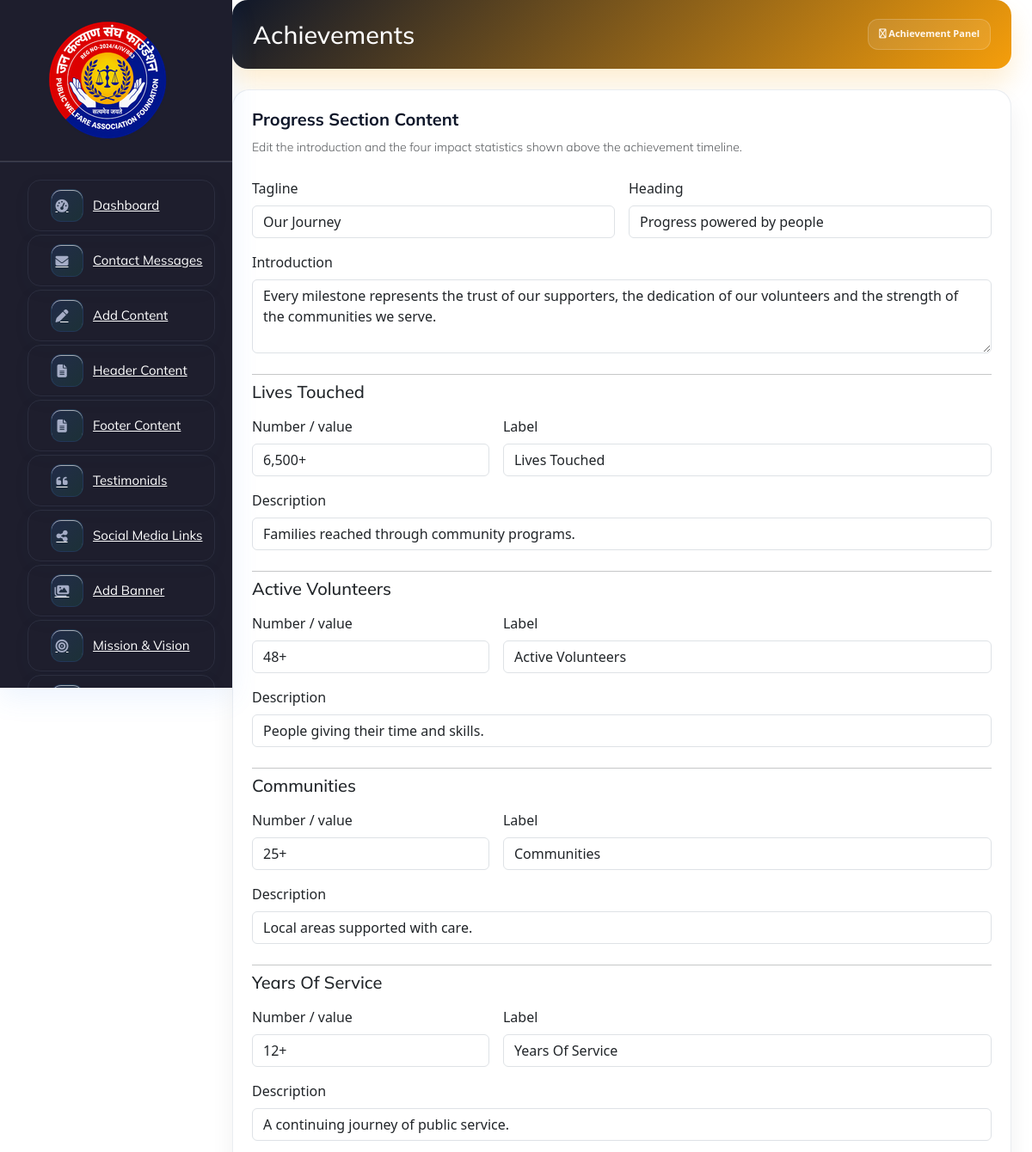
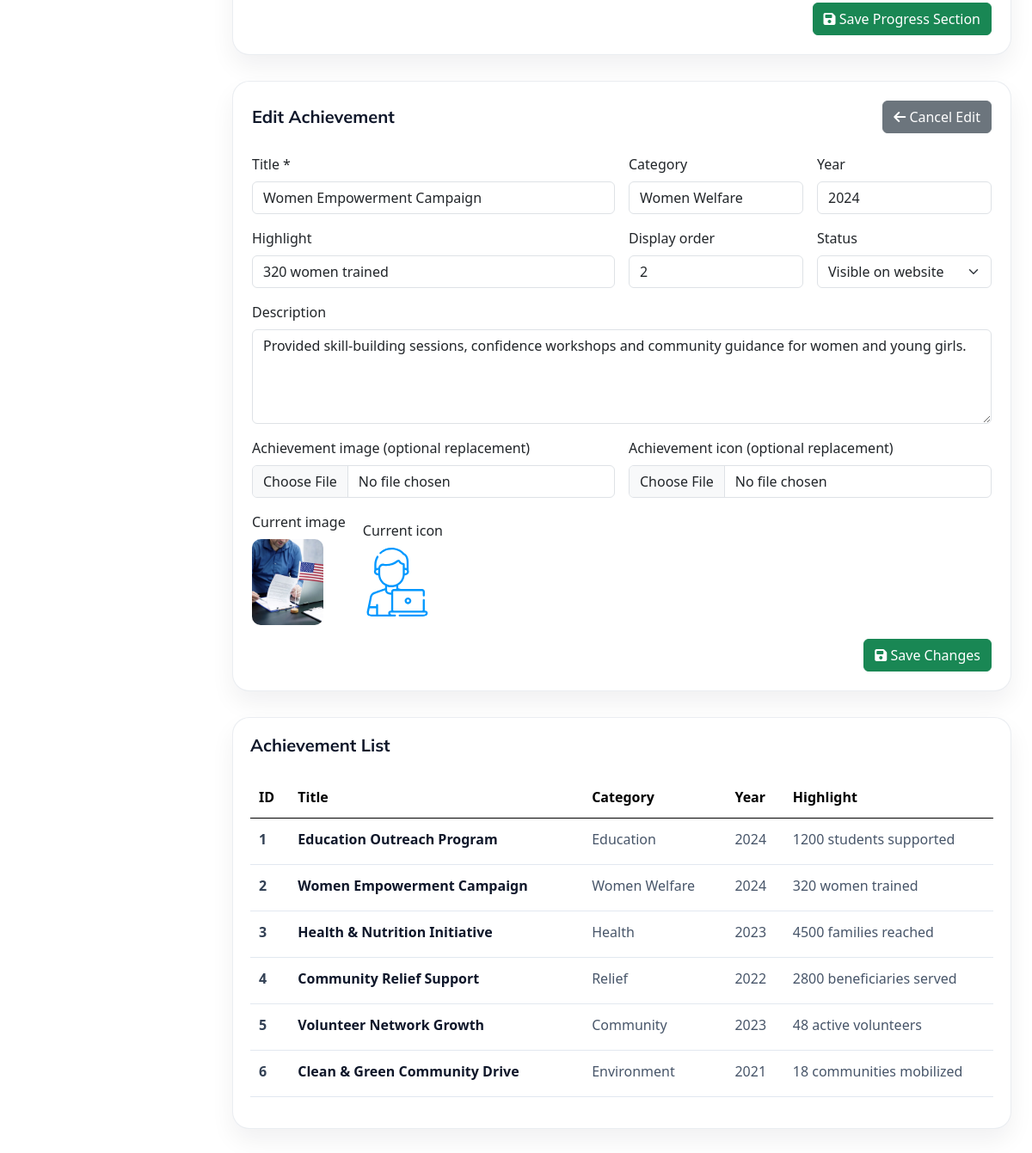
Screenshot of /admin/achievements.php?edit=2 (signed in) with the database file from the repository (2 pictures, top to bottom).
### tables this page shows
CREATE TABLE IF NOT EXISTS achievements (
  id          INT AUTO_INCREMENT PRIMARY KEY,
  title       VARCHAR(255) NOT NULL,
  description TEXT         NULL,
  category    VARCHAR(80)  NULL,
  year        VARCHAR(10)  NULL,
  highlight   VARCHAR(160) NULL,
  image       VARCHAR(255) NULL,
  icon        VARCHAR(255) NULL,
  sort_order  INT          NOT NULL DEFAULT 0,
  status      TINYINT(1)   NOT NULL DEFAULT 1,
  created_at  TIMESTAMP    NOT NULL DEFAULT CURRENT_TIMESTAMP,
  updated_at  TIMESTAMP    NOT NULL DEFAULT CURRENT_TIMESTAMP ON UPDATE CURRENT_TIMESTAMP,
  KEY idx_order (status, sort_order)
);

### admin/achievements.php (the view, shortened to what the rows shown need)
<?php
require_once __DIR__ . '/../includes/functions.php';
$editId = filter_input(INPUT_GET, 'edit', FILTER_VALIDATE_INT);
$selected = null;
if ($editId !== null && $editId !== false) {
    $selected = row('SELECT * FROM achievements WHERE id = ?', [$editId]);
}
$achievements = rows(
    'SELECT id, title, description, category, year, highlight, image, icon, sort_order, status
       FROM achievements
      ORDER BY sort_order ASC, id ASC'
);
?>
<!DOCTYPE html>
<html lang="en">
<?php include_once __DIR__ . '/header.php'; ?>
<body class="crm_body_bg">
    <section class="main_content dashboard_part large_header_bg" style="padding:24px;">
        <div class="container-fluid g-0">
            <div class="white_card mb_30" style="background:#fff; border-radius:20px; box-shadow:0 14px 28px rgba(15,23,42,.06); border:1px solid rgba(148,163,184,.2);">
                <div class="white_card_body" style="padding:22px;">
                    <form method="post" enctype="multipart/form-data">
                        <div class="row g-3">
                            <div class="col-lg-6">
                                <label for="achievement-title" class="form-label">Title *</label>
                                <input id="achievement-title" class="form-control" name="title" maxlength="255" value="<?= e($selected['title'] ?? '') ?>" required>
                            </div>
                            <div class="col-lg-3">
                                <label for="achievement-category" class="form-label">Category</label>
                                <input id="achievement-category" class="form-control" name="category" maxlength="80" value="<?= e($selected['category'] ?? '') ?>">
                            </div>
                            <div class="col-lg-3">
                                <label for="achievement-year" class="form-label">Year</label>
                                <input id="achievement-year" class="form-control" name="year" maxlength="10" value="<?= e($selected['year'] ?? '') ?>">
                            </div>
                            <div class="col-lg-6">
                                <label for="achievement-highlight" class="form-label">Highlight</label>
                                <input id="achievement-highlight" class="form-control" name="highlight" maxlength="160" value="<?= e($selected['highlight'] ?? '') ?>">
                            </div>
                            <div class="col-lg-3">
                                <label for="achievement-order" class="form-label">Display order</label>
                                <input id="achievement-order" class="form-control" type="number" name="sort_order" min="0" max="999999" value="<?= e($selected['sort_order'] ?? count($achievements) + 1) ?>" required>
                            </div>
                            <div class="col-lg-3">
                                <label for="achievement-status" class="form-label">Status</label>
                                <select id="achievement-status" class="form-select" name="status">
                                    <option value="1" <?= (int) ($selected['status'] ?? 1) === 1 ? 'selected' : '' ?>>Visible on website</option>
                                </select>
                            </div>
                            <div class="col-12">
                                <label for="achievement-description" class="form-label">Description</label>
                                <textarea id="achievement-description" class="form-control" name="description" rows="4"><?= e($selected['description'] ?? '') ?></textarea>
                            </div>
                            <?php if ($selected !== null && (!empty($selected['image']) || !empty($selected['icon']))): ?>
                                <div class="col-12">
                                    <?php if (!empty($selected['image'])): ?>
                                        <div class="d-inline-block me-3">
                                            <label class="form-label">Current image</label><br>
                                            <img src="<?= e(img_url($selected['image'])) ?>" alt="<?= e($selected['title']) ?>" style="max-width:180px; max-height:100px; border-radius:10px; object-fit:cover;">
                                        </div>
                                    <?php endif; ?>
                                    <?php if (!empty($selected['icon'])): ?>
                                        <div class="d-inline-block">
                                            <label class="form-label">Current icon</label><br>
                                            <img src="<?= e(img_url($selected['icon'])) ?>" alt="<?= e($selected['title']) ?> icon" style="max-width:80px; max-height:80px; border-radius:10px; object-fit:contain;">
                                        </div>
                                    <?php endif; ?>
                                </div>
                            <?php endif; ?>
                        </div>
                    </form>
                </div>
            </div>
            <div class="white_card mb_30" style="background:#fff; border-radius:20px; box-shadow:0 14px 28px rgba(15,23,42,.06); border:1px solid rgba(148,163,184,.2);">
                <div class="white_card_body" style="padding:20px;">
                    <div class="table-responsive">
                        <table class="table align-middle" style="min-width:1100px;">
                            <thead style="background:#f1f5f9; color:#0f172a;">
                                <tr>
                                    <th style="padding:12px 10px;">ID</th>
                                    <th style="padding:12px 10px;">Title</th>
                                    <th style="padding:12px 10px;">Category</th>
                                    <th style="padding:12px 10px;">Year</th>
                                    <th style="padding:12px 10px;">Highlight</th>
                                </tr>
                            </thead>
                            <tbody>
                                <?php foreach ($achievements as $achievement): ?>
                                    <tr style="border-bottom:1px solid #e2e8f0;">
                                        <td style="padding:12px 10px; font-weight:600; color:#334155;">
                                            <?= e($achievement['id']) ?>
                                        </td>
                                        <td style="padding:12px 10px; font-weight:600; color:#0f172a;">
                                            <?= e($achievement['title']) ?>
                                        </td>
                                        <td style="padding:12px 10px; color:#475569;">
                                            <?= e($achievement['category'] ?? '') ?>
                                        </td>
                                        <td style="padding:12px 10px; color:#475569;">
                                            <?= e($achievement['year'] ?? '') ?>
                                        </td>
                                        <td style="padding:12px 10px; color:#475569;">
                                            <?= e($achievement['highlight'] ?? '') ?>
                                        </td>
                                    </tr>
                                <?php endforeach; ?>
                            </tbody>
                        </table>
                    </div>
                </div>
            </div>
        </div>
    </section>
</body>
</html>

### rows the page displays
achievements: title "Women Empowerment Campaign", category "Women Welfare", year "2024", highlight "320 women trained", sort_order "2", status "Visible on website", description "Provided skill-building sessions, confidence workshops and community guidance for women and young girls.", image (picture), icon (picture), id "2"
achievements: id "1", title "Education Outreach Program", category "Education", year "2024", highlight "1200 students supported"
achievements: id "3", title "Health & Nutrition Initiative", category "Health", year "2023", highlight "4500 families reached"
achievements: id "4", title "Community Relief Support", category "Relief", year "2022", highlight "2800 beneficiaries served"
achievements: id "5", title "Volunteer Network Growth", category "Community", year "2023", highlight "48 active volunteers"
achievements: id "6", title "Clean & Green Community Drive", category "Environment", year "2021", highlight "18 communities mobilized"

### other values shown
$stat['title'] "Lives Touched"
$stat['title'] "Active Volunteers"
$stat['title'] "Communities"
$stat['title'] "Years Of Service"
